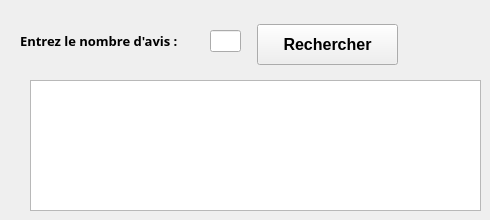
            <widget class="QWidget" name="tab_32">
             <attribute name="title">
              <string>Par avis</string>
             </attribute>
             <widget class="QPushButton" name="pb_rech_avis">
              <property name="geometry">
               <rect>
                <x>257</x>
                <y>24</y>
                <width>141</width>
                <height>41</height>
               </rect>
              </property>
              <property name="font">
               <font>
                <family>Microsoft JhengHei UI</family>
                <pointsize>12</pointsize>
                <weight>75</weight>
                <bold>true</bold>
               </font>
              </property>
              <property name="text">
               <string>Rechercher</string>
              </property>
              <property name="icon">
               <iconset resource="img.qrc">
                <normaloff>:/rechercher.png</normaloff>:/rechercher.png</iconset>
              </property>
              <property name="iconSize">
               <size>
                <width>40</width>
                <height>40</height>
               </size>
              </property>
             </widget>
             <widget class="QLabel" name="label_76">
              <property name="geometry">
               <rect>
                <x>20</x>
                <y>30</y>
                <width>184</width>
                <height>21</height>
               </rect>
              </property>
              <property name="font">
               <font>
                <family>Segoe MDL2 Assets</family>
                <pointsize>10</pointsize>
                <weight>75</weight>
                <bold>true</bold>
               </font>
              </property>
              <property name="text">
               <string>Entrez le nombre d'avis :</string>
              </property>
             </widget>
             <widget class="QLineEdit" name="rech_avis">
              <property name="geometry">
               <rect>
                <x>210</x>
                <y>30</y>
                <width>31</width>
                <height>22</height>
               </rect>
              </property>
             </widget>
             <widget class="QTableView" name="tab_rech_avis">
              <property name="geometry">
               <rect>
                <x>30</x>
                <y>80</y>
                <width>451</width>
                <height>131</height>
               </rect>
              </property>
             </widget>
            </widget>
